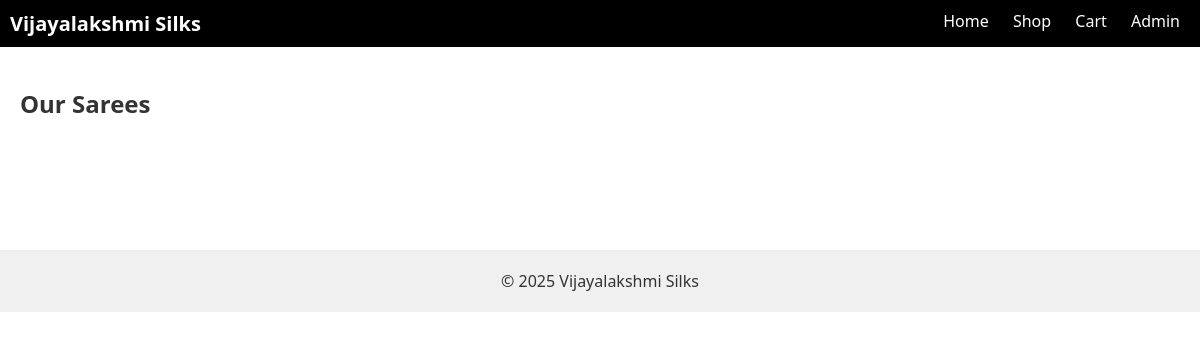
Page /shop/ on the earlier database version.
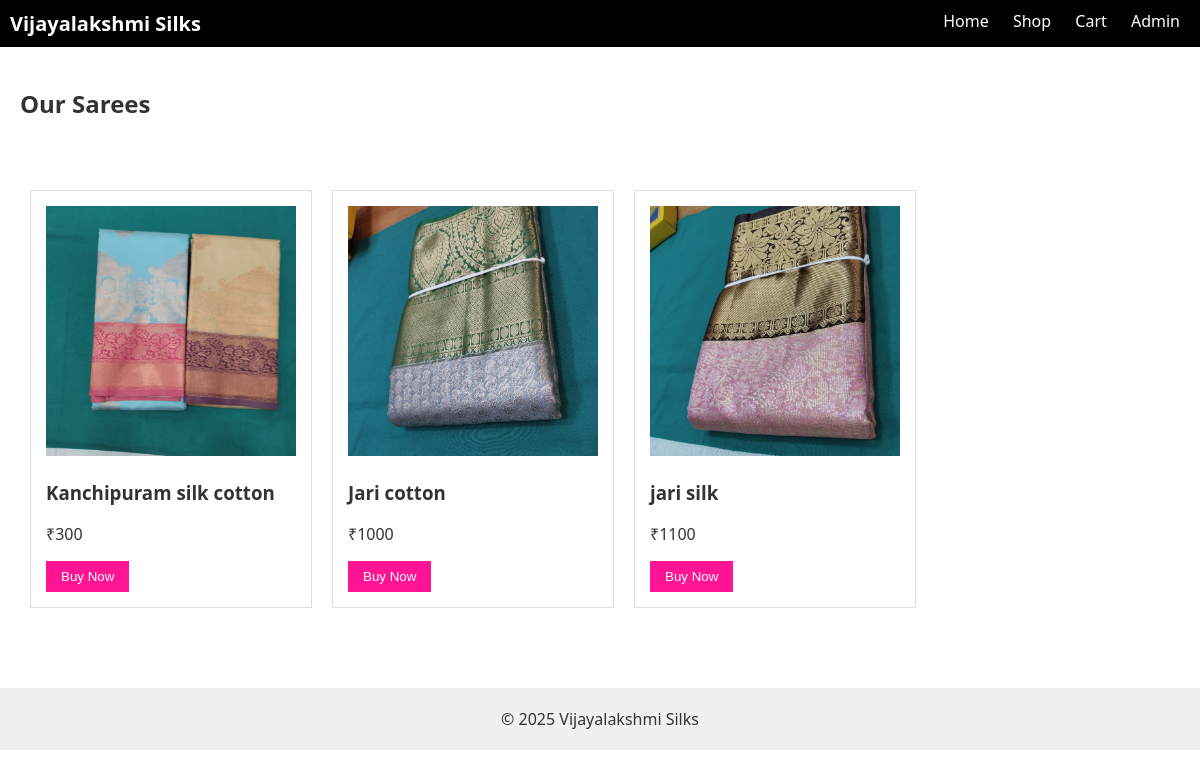
Same page on the later database version.
### products/models.py (models this page shows, shortened)
class Saree(models.Model):
    name = models.CharField(max_length=200)
    price = models.PositiveIntegerField()
    description = models.TextField(blank=True)
    main_image = models.ImageField(upload_to='sarees/')
    available = models.BooleanField(default=True)

### products/views.py (the view)
# urls.py: path('shop/', views.shop_view, name='shop'),
def shop_view(request):
    sarees = Saree.objects.filter(available=True)
    return render(request, 'shop.html', {'sarees': sarees})

### templates/shop.html
{% extends 'base.html' %}
{% load static %}
{% block content %}
<h2 style="padding: 20px;">Our Sarees</h2>
<div style="display: flex; flex-wrap: wrap; padding: 20px;">
    {% for saree in sarees %}
        <div style="border: 1px solid #ddd; padding: 15px; margin: 10px; width: 250px;">
            <img src="{{ saree.main_image.url }}" alt="{{ saree.name }}" style="width: 100%; height: 250px; object-fit: cover;">
            <h3>{{ saree.name }}</h3>
            <p>₹{{ saree.price }}</p>
            <a href="{% url 'buy_now' saree.id %}">
                <button style="background-color: deeppink; color: white; padding: 8px 15px; border: none;">Buy Now</button>
            </a>
        </div>
    {% endfor %}
</div>
{% endblock %}

### templates/base.html (shortened to what this page needs)
{% load static %}
<!DOCTYPE html>
<html>
<head>
    <link rel="stylesheet" href="{% static 'style.css' %}">
</head>
<body>
    <header style="background-color: #000; color: white; padding: 10px;">
        <div style="float: left; font-weight: bold; font-size: 20px;">Vijayalakshmi Silks</div>
        <nav style="float: right;">
            <a href="/" style="color: white; margin: 0 10px;">Home</a>
            <a href="/shop/" style="color: white; margin: 0 10px;">Shop</a>
            <a href="/cart/" style="color: white; margin: 0 10px;">Cart</a>
            <a href="/admin/" style="color: white; margin: 0 10px;">Admin</a>
        </nav>
    </header>
    <main>{% block content %}{% endblock %}</main>
    <footer style="background-color: #f0f0f0; padding: 20px; text-align: center;">
        © 2025 Vijayalakshmi Silks
    </footer>
</body>
</html>

### static/style.css (style rules this page uses)
body { font-family: 'Segoe UI', sans-serif; margin: 0; background-color: #fff; color: #333; }
header { background-color: #111; padding: 10px 0; }
nav a { color: white; margin-left: 25px; text-decoration: none; font-size: 16px; }
footer { text-align: center; background: #f2f2f2; padding: 20px; margin-top: 50px; }

Differences in the rows shown:
now on this page (row edited): Saree: main_image (picture), name "Kanchipuram silk cotton", price "300"
added Saree: main_image (picture), name "Jari cotton", price "1000"
now on this page (row edited): Saree: main_image (picture), name "jari silk", price "1100"
